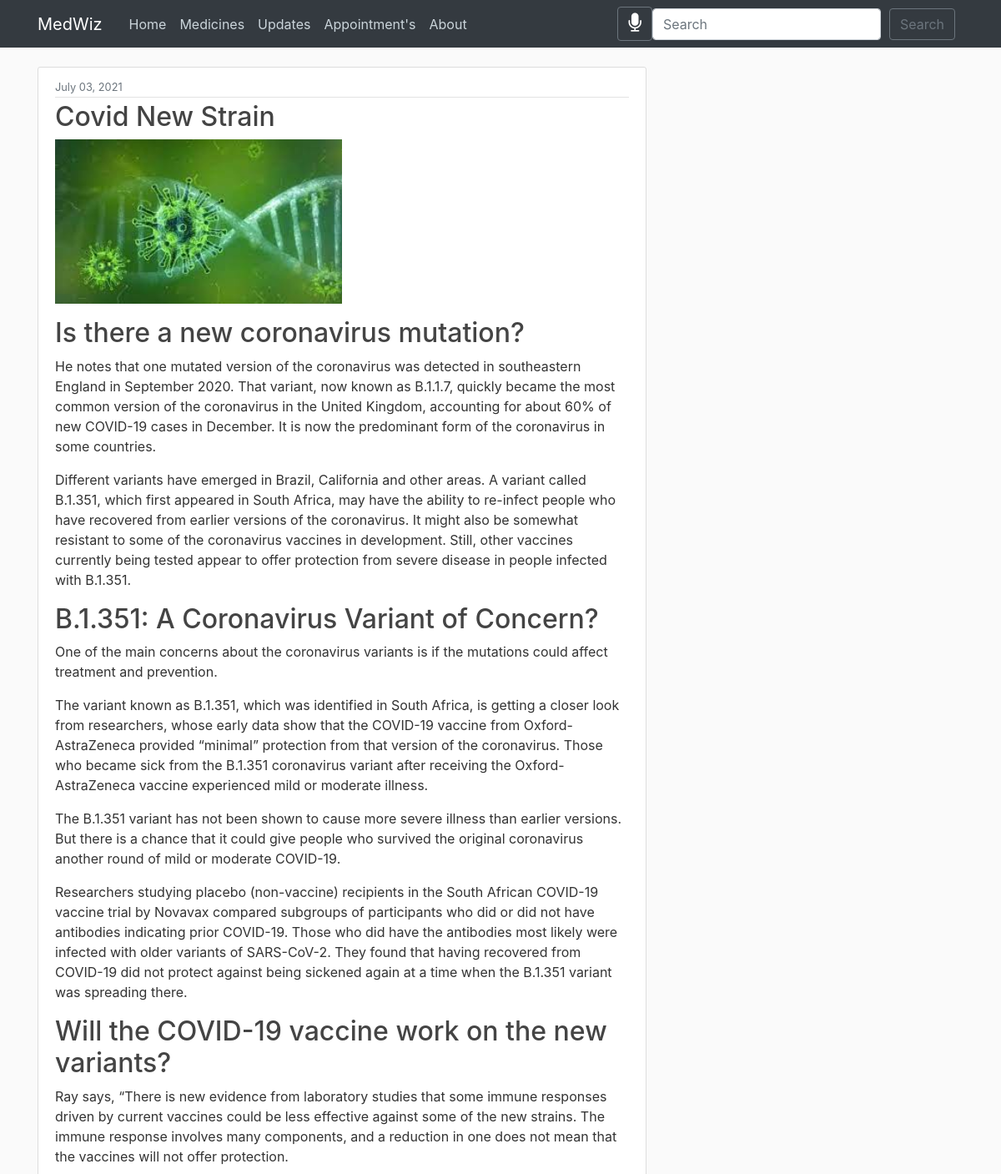
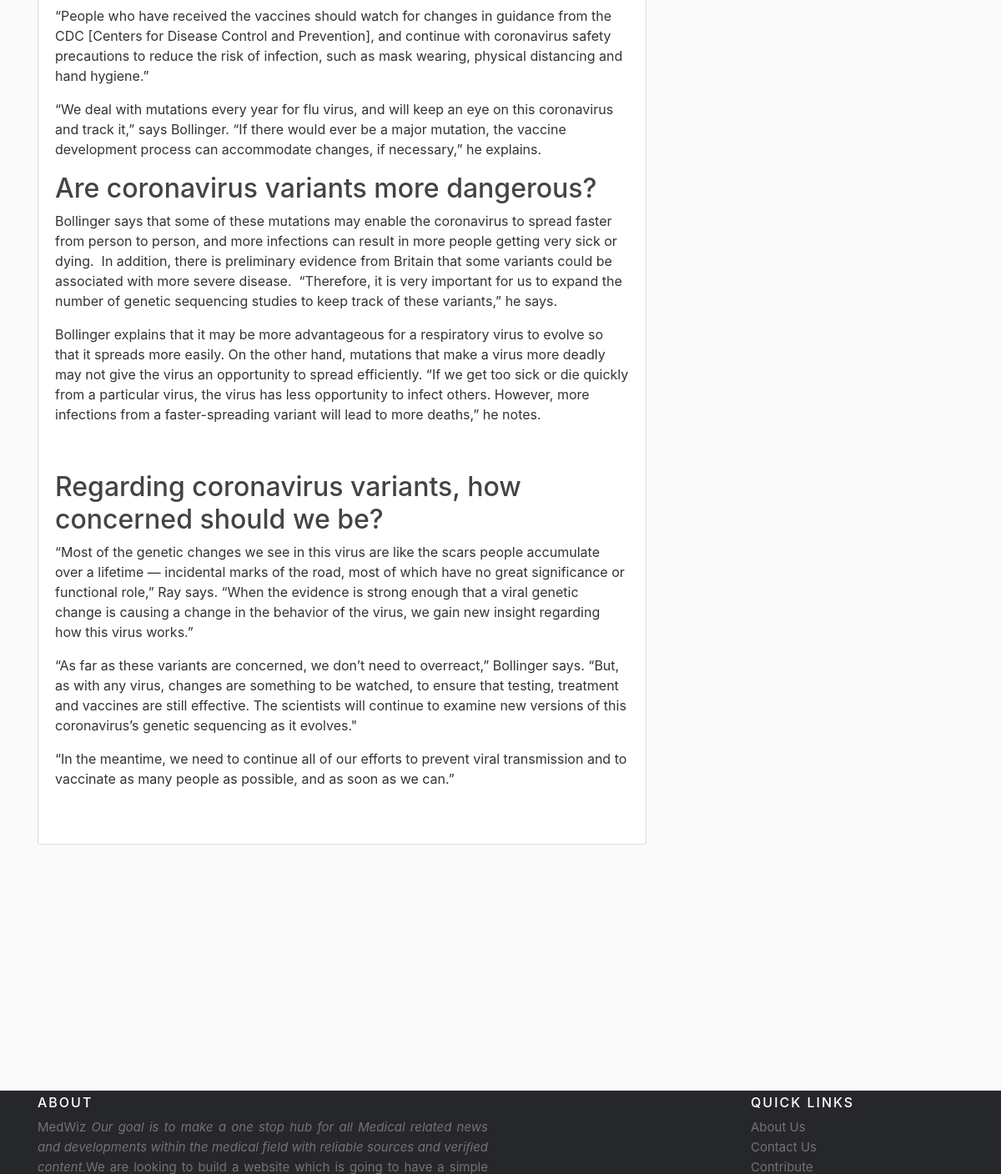
The app's page /update/1/ with its own data (2 pictures, top to bottom).
### blog/models.py (models this page shows, shortened)
class Update(models.Model):
    title = title = models.CharField(max_length=100)
    image = models.ImageField(null=True,blank=True,upload_to='django_blog/media')
    content = RichTextField(blank=True,null=True)
    date_posted = models.DateTimeField(default=timezone.now)

### blog/views.py (the view)
# urls.py: path("update/<int:pk>/", UpdateDetailView.as_view(), name="update-detail"),
class UpdateDetailView(DetailView):
    model = Update

### blog/templates/blog/update_detail.html
{%extends "blog/base.html" %} {% block content%}
<article class="media content-section">
  <div class="media-body">
    <div class="article-metadata">
      <small class="text-muted">{{ object.date_posted|date:"F d, Y" }}</small>
    </div>
    <h2 class="article-title">{{ object.title }}</h2>
    {% if object.image %}
      <img src="{{ object.image.url }}" height="50%" width="50%" >
    {% endif %}
      <p class="article-content">{{ object.content|safe }}</p>
</article>
{% endblock%}

### blog/static/blog/main.css (style rules this page uses)
body { background: #fafafa; color: #333333; margin-top: 5rem; }
h1, h2, h3, h4, h5, h6 { color: #444444; }
.content-section { background: #ffffff; padding: 10px 20px; border: 1px solid #dddddd; border-radius: 3px; margin-bottom: 20px; }
.article-title { color: #444444; }
.article-content { white-space: pre-line; }
.article-metadata { padding-bottom: 1px; margin-bottom: 4px; border-bottom: 1px solid #e3e3e3; }

### blog/templates/blog/base.html (style rules this page uses)
body { position: static !important; top:0px !important; }

### records on screen
Update: date_posted "July 03, 2021", title "Covid New Strain", image (picture), content "Is there a new coronavirus mutation? He notes that one mutated version of the coronavirus was detected in southeastern England in September 2020. That variant, now known as B.1.1.7, quickly became the most common version of the coronavirus in the United Kingdom, accounting for about 60% of new COVID-19 cases in December. It is now the predominant form of the coronavirus in some countries. Different variants have emerged in Brazil, California and other areas. A variant called B.1.351, which first appeared in South Africa, may have the ability to re-infect people who have recovered from earlier versions of the coronavirus. It might also be somewhat resistant to some of the coronavirus…"
